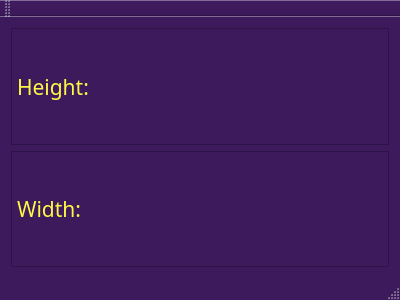
<?xml version="1.0" encoding="UTF-8"?>
<ui version="4.0">
 <class>MainWindow</class>
 <widget class="QMainWindow" name="MainWindow">
  <property name="geometry">
   <rect>
    <x>0</x>
    <y>0</y>
    <width>400</width>
    <height>300</height>
   </rect>
  </property>
  <property name="palette">
   <palette>
    <active>
     <colorrole role="WindowText">
      <brush brushstyle="SolidPattern">
       <color alpha="255">
        <red>255</red>
        <green>255</green>
        <blue>255</blue>
       </color>
      </brush>
     </colorrole>
     <colorrole role="Button">
      <brush brushstyle="SolidPattern">
       <color alpha="255">
        <red>60</red>
        <green>26</green>
        <blue>91</blue>
       </color>
      </brush>
     </colorrole>
     <colorrole role="Light">
      <brush brushstyle="SolidPattern">
       <color alpha="255">
        <red>90</red>
        <green>39</green>
        <blue>137</blue>
       </color>
      </brush>
     </colorrole>
     <colorrole role="Midlight">
      <brush brushstyle="SolidPattern">
       <color alpha="255">
        <red>75</red>
        <green>32</green>
        <blue>114</blue>
       </color>
      </brush>
     </colorrole>
     <colorrole role="Dark">
      <brush brushstyle="SolidPattern">
       <color alpha="255">
        <red>30</red>
        <green>13</green>
        <blue>45</blue>
       </color>
      </brush>
     </colorrole>
     <colorrole role="Mid">
      <brush brushstyle="SolidPattern">
       <color alpha="255">
        <red>40</red>
        <green>17</green>
        <blue>60</blue>
       </color>
      </brush>
     </colorrole>
     <colorrole role="Text">
      <brush brushstyle="SolidPattern">
       <color alpha="255">
        <red>255</red>
        <green>255</green>
        <blue>255</blue>
       </color>
      </brush>
     </colorrole>
     <colorrole role="BrightText">
      <brush brushstyle="SolidPattern">
       <color alpha="255">
        <red>255</red>
        <green>255</green>
        <blue>255</blue>
       </color>
      </brush>
     </colorrole>
     <colorrole role="ButtonText">
      <brush brushstyle="SolidPattern">
       <color alpha="255">
        <red>255</red>
        <green>255</green>
        <blue>255</blue>
       </color>
      </brush>
     </colorrole>
     <colorrole role="Base">
      <brush brushstyle="SolidPattern">
       <color alpha="255">
        <red>0</red>
        <green>0</green>
        <blue>0</blue>
       </color>
      </brush>
     </colorrole>
     <colorrole role="Window">
      <brush brushstyle="SolidPattern">
       <color alpha="255">
        <red>60</red>
        <green>26</green>
        <blue>91</blue>
       </color>
      </brush>
     </colorrole>
     <colorrole role="Shadow">
      <brush brushstyle="SolidPattern">
       <color alpha="255">
        <red>0</red>
        <green>0</green>
        <blue>0</blue>
       </color>
      </brush>
     </colorrole>
     <colorrole role="AlternateBase">
      <brush brushstyle="SolidPattern">
       <color alpha="255">
        <red>30</red>
        <green>13</green>
        <blue>45</blue>
       </color>
      </brush>
     </colorrole>
     <colorrole role="ToolTipBase">
      <brush brushstyle="SolidPattern">
       <color alpha="255">
        <red>255</red>
        <green>255</green>
        <blue>220</blue>
       </color>
      </brush>
     </colorrole>
     <colorrole role="ToolTipText">
      <brush brushstyle="SolidPattern">
       <color alpha="255">
        <red>0</red>
        <green>0</green>
        <blue>0</blue>
       </color>
      </brush>
     </colorrole>
     <colorrole role="PlaceholderText">
      <brush brushstyle="SolidPattern">
       <color alpha="128">
        <red>255</red>
        <green>255</green>
        <blue>255</blue>
       </color>
      </brush>
     </colorrole>
    </active>
    <inactive>
     <colorrole role="WindowText">
      <brush brushstyle="SolidPattern">
       <color alpha="255">
        <red>255</red>
        <green>255</green>
        <blue>255</blue>
       </color>
      </brush>
     </colorrole>
     <colorrole role="Button">
      <brush brushstyle="SolidPattern">
       <color alpha="255">
        <red>60</red>
        <green>26</green>
        <blue>91</blue>
       </color>
      </brush>
     </colorrole>
     <colorrole role="Light">
      <brush brushstyle="SolidPattern">
       <color alpha="255">
        <red>90</red>
        <green>39</green>
        <blue>137</blue>
       </color>
      </brush>
     </colorrole>
     <colorrole role="Midlight">
      <brush brushstyle="SolidPattern">
       <color alpha="255">
        <red>75</red>
        <green>32</green>
        <blue>114</blue>
       </color>
      </brush>
     </colorrole>
     <colorrole role="Dark">
      <brush brushstyle="SolidPattern">
       <color alpha="255">
        <red>30</red>
        <green>13</green>
        <blue>45</blue>
       </color>
      </brush>
     </colorrole>
     <colorrole role="Mid">
      <brush brushstyle="SolidPattern">
       <color alpha="255">
        <red>40</red>
        <green>17</green>
        <blue>60</blue>
       </color>
      </brush>
     </colorrole>
     <colorrole role="Text">
      <brush brushstyle="SolidPattern">
       <color alpha="255">
        <red>255</red>
        <green>255</green>
        <blue>255</blue>
       </color>
      </brush>
     </colorrole>
     <colorrole role="BrightText">
      <brush brushstyle="SolidPattern">
       <color alpha="255">
        <red>255</red>
        <green>255</green>
        <blue>255</blue>
       </color>
      </brush>
     </colorrole>
     <colorrole role="ButtonText">
      <brush brushstyle="SolidPattern">
       <color alpha="255">
        <red>255</red>
        <green>255</green>
        <blue>255</blue>
       </color>
      </brush>
     </colorrole>
     <colorrole role="Base">
      <brush brushstyle="SolidPattern">
       <color alpha="255">
        <red>0</red>
        <green>0</green>
        <blue>0</blue>
       </color>
      </brush>
     </colorrole>
     <colorrole role="Window">
      <brush brushstyle="SolidPattern">
       <color alpha="255">
        <red>60</red>
        <green>26</green>
        <blue>91</blue>
       </color>
      </brush>
     </colorrole>
     <colorrole role="Shadow">
      <brush brushstyle="SolidPattern">
       <color alpha="255">
        <red>0</red>
        <green>0</green>
        <blue>0</blue>
       </color>
      </brush>
     </colorrole>
     <colorrole role="AlternateBase">
      <brush brushstyle="SolidPattern">
       <color alpha="255">
        <red>30</red>
        <green>13</green>
        <blue>45</blue>
       </color>
      </brush>
     </colorrole>
     <colorrole role="ToolTipBase">
      <brush brushstyle="SolidPattern">
       <color alpha="255">
        <red>255</red>
        <green>255</green>
        <blue>220</blue>
       </color>
      </brush>
     </colorrole>
     <colorrole role="ToolTipText">
      <brush brushstyle="SolidPattern">
       <color alpha="255">
        <red>0</red>
        <green>0</green>
        <blue>0</blue>
       </color>
      </brush>
     </colorrole>
     <colorrole role="PlaceholderText">
      <brush brushstyle="SolidPattern">
       <color alpha="128">
        <red>255</red>
        <green>255</green>
        <blue>255</blue>
       </color>
      </brush>
     </colorrole>
    </inactive>
    <disabled>
     <colorrole role="WindowText">
      <brush brushstyle="SolidPattern">
       <color alpha="255">
        <red>30</red>
        <green>13</green>
        <blue>45</blue>
       </color>
      </brush>
     </colorrole>
     <colorrole role="Button">
      <brush brushstyle="SolidPattern">
       <color alpha="255">
        <red>60</red>
        <green>26</green>
        <blue>91</blue>
       </color>
      </brush>
     </colorrole>
     <colorrole role="Light">
      <brush brushstyle="SolidPattern">
       <color alpha="255">
        <red>90</red>
        <green>39</green>
        <blue>137</blue>
       </color>
      </brush>
     </colorrole>
     <colorrole role="Midlight">
      <brush brushstyle="SolidPattern">
       <color alpha="255">
        <red>75</red>
        <green>32</green>
        <blue>114</blue>
       </color>
      </brush>
     </colorrole>
     <colorrole role="Dark">
      <brush brushstyle="SolidPattern">
       <color alpha="255">
        <red>30</red>
        <green>13</green>
        <blue>45</blue>
       </color>
      </brush>
     </colorrole>
     <colorrole role="Mid">
      <brush brushstyle="SolidPattern">
       <color alpha="255">
        <red>40</red>
        <green>17</green>
        <blue>60</blue>
       </color>
      </brush>
     </colorrole>
     <colorrole role="Text">
      <brush brushstyle="SolidPattern">
       <color alpha="255">
        <red>30</red>
        <green>13</green>
        <blue>45</blue>
       </color>
      </brush>
     </colorrole>
     <colorrole role="BrightText">
      <brush brushstyle="SolidPattern">
       <color alpha="255">
        <red>255</red>
        <green>255</green>
        <blue>255</blue>
       </color>
      </brush>
     </colorrole>
     <colorrole role="ButtonText">
      <brush brushstyle="SolidPattern">
       <color alpha="255">
        <red>30</red>
        <green>13</green>
        <blue>45</blue>
       </color>
      </brush>
     </colorrole>
     <colorrole role="Base">
      <brush brushstyle="SolidPattern">
       <color alpha="255">
        <red>60</red>
        <green>26</green>
        <blue>91</blue>
       </color>
      </brush>
     </colorrole>
     <colorrole role="Window">
      <brush brushstyle="SolidPattern">
       <color alpha="255">
        <red>60</red>
        <green>26</green>
        <blue>91</blue>
       </color>
      </brush>
     </colorrole>
     <colorrole role="Shadow">
      <brush brushstyle="SolidPattern">
       <color alpha="255">
        <red>0</red>
        <green>0</green>
        <blue>0</blue>
       </color>
      </brush>
     </colorrole>
     <colorrole role="AlternateBase">
      <brush brushstyle="SolidPattern">
       <color alpha="255">
        <red>60</red>
        <green>26</green>
        <blue>91</blue>
       </color>
      </brush>
     </colorrole>
     <colorrole role="ToolTipBase">
      <brush brushstyle="SolidPattern">
       <color alpha="255">
        <red>255</red>
        <green>255</green>
        <blue>220</blue>
       </color>
      </brush>
     </colorrole>
     <colorrole role="ToolTipText">
      <brush brushstyle="SolidPattern">
       <color alpha="255">
        <red>0</red>
        <green>0</green>
        <blue>0</blue>
       </color>
      </brush>
     </colorrole>
     <colorrole role="PlaceholderText">
      <brush brushstyle="SolidPattern">
       <color alpha="128">
        <red>255</red>
        <green>255</green>
        <blue>255</blue>
       </color>
      </brush>
     </colorrole>
    </disabled>
   </palette>
  </property>
  <property name="windowTitle">
   <string>MainWindow</string>
  </property>
  <widget class="QWidget" name="centralWidget">
   <layout class="QVBoxLayout" name="verticalLayout">
    <item>
     <widget class="QLabel" name="label_height">
      <property name="palette">
       <palette>
        <active>
         <colorrole role="WindowText">
          <brush brushstyle="SolidPattern">
           <color alpha="255">
            <red>255</red>
            <green>247</green>
            <blue>72</blue>
           </color>
          </brush>
         </colorrole>
        </active>
        <inactive>
         <colorrole role="WindowText">
          <brush brushstyle="SolidPattern">
           <color alpha="255">
            <red>255</red>
            <green>247</green>
            <blue>72</blue>
           </color>
          </brush>
         </colorrole>
        </inactive>
        <disabled>
         <colorrole role="WindowText">
          <brush brushstyle="SolidPattern">
           <color alpha="255">
            <red>0</red>
            <green>85</green>
            <blue>63</blue>
           </color>
          </brush>
         </colorrole>
        </disabled>
       </palette>
      </property>
      <property name="font">
       <font>
        <family>Tempus Sans ITC</family>
        <pointsize>16</pointsize>
       </font>
      </property>
      <property name="frameShape">
       <enum>QFrame::StyledPanel</enum>
      </property>
      <property name="text">
       <string>Height: </string>
      </property>
      <property name="wordWrap">
       <bool>false</bool>
      </property>
     </widget>
    </item>
    <item>
     <widget class="QLabel" name="label_width">
      <property name="palette">
       <palette>
        <active>
         <colorrole role="WindowText">
          <brush brushstyle="SolidPattern">
           <color alpha="255">
            <red>255</red>
            <green>247</green>
            <blue>72</blue>
           </color>
          </brush>
         </colorrole>
        </active>
        <inactive>
         <colorrole role="WindowText">
          <brush brushstyle="SolidPattern">
           <color alpha="255">
            <red>255</red>
            <green>247</green>
            <blue>72</blue>
           </color>
          </brush>
         </colorrole>
        </inactive>
        <disabled>
         <colorrole role="WindowText">
          <brush brushstyle="SolidPattern">
           <color alpha="255">
            <red>0</red>
            <green>85</green>
            <blue>63</blue>
           </color>
          </brush>
         </colorrole>
        </disabled>
       </palette>
      </property>
      <property name="font">
       <font>
        <family>Tempus Sans ITC</family>
        <pointsize>16</pointsize>
       </font>
      </property>
      <property name="frameShape">
       <enum>QFrame::StyledPanel</enum>
      </property>
      <property name="text">
       <string>Width: </string>
      </property>
     </widget>
    </item>
   </layout>
  </widget>
  <widget class="QMenuBar" name="menuBar">
   <property name="geometry">
    <rect>
     <x>0</x>
     <y>0</y>
     <width>400</width>
     <height>26</height>
    </rect>
   </property>
  </widget>
  <widget class="QToolBar" name="mainToolBar">
   <attribute name="toolBarArea">
    <enum>TopToolBarArea</enum>
   </attribute>
   <attribute name="toolBarBreak">
    <bool>false</bool>
   </attribute>
  </widget>
  <widget class="QStatusBar" name="statusBar"/>
 </widget>
 <layoutdefault spacing="6" margin="11"/>
 <resources/>
 <connections/>
</ui>
